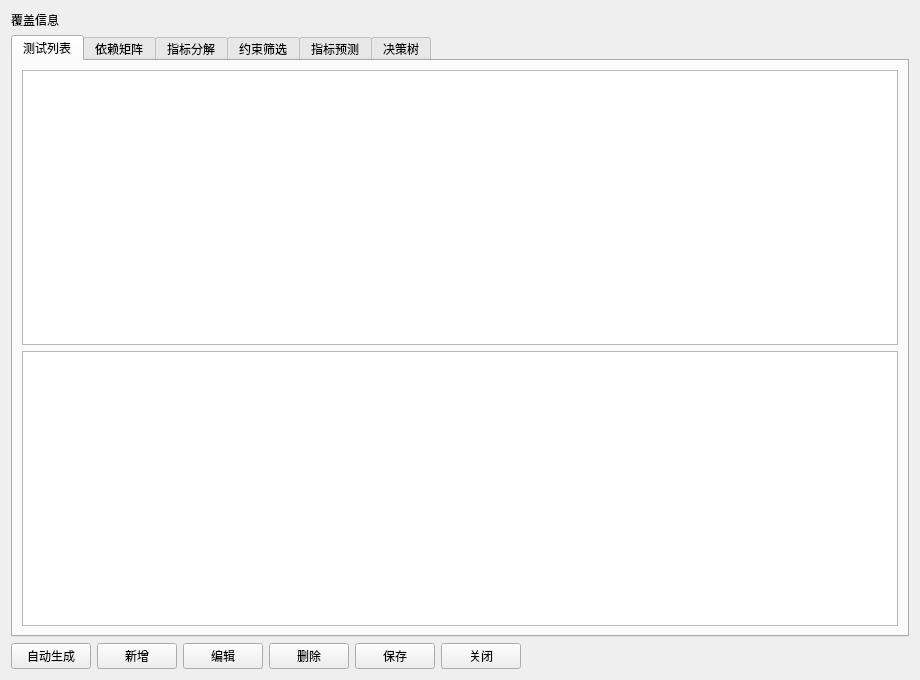
<?xml version="1.0" encoding="UTF-8"?>
<ui version="4.0">
 <class>TestManagementDialog</class>
 <widget class="QDialog" name="TestManagementDialog">
  <property name="geometry">
   <rect>
    <x>0</x>
    <y>0</y>
    <width>920</width>
    <height>680</height>
   </rect>
  </property>
  <property name="windowTitle">
   <string>测试管理</string>
  </property>
  <layout class="QVBoxLayout" name="verticalLayout">
   <item>
    <widget class="QLabel" name="labelCoverage">
     <property name="text">
      <string>覆盖信息</string>
     </property>
    </widget>
   </item>
   <item>
    <widget class="QTabWidget" name="tabWidget">
     <property name="currentIndex">
      <number>0</number>
     </property>
     <widget class="QWidget" name="tabTests">
      <attribute name="title">
       <string>测试列表</string>
      </attribute>
      <layout class="QVBoxLayout" name="verticalLayoutTests">
       <item>
        <widget class="QTableWidget" name="tableTests">
         <property name="selectionBehavior">
          <enum>QAbstractItemView::SelectRows</enum>
         </property>
         <property name="selectionMode">
          <enum>QAbstractItemView::SingleSelection</enum>
         </property>
         <property name="editTriggers">
          <set>QAbstractItemView::NoEditTriggers</set>
         </property>
        </widget>
       </item>
       <item>
        <widget class="QPlainTextEdit" name="plainDetails">
         <property name="readOnly">
          <bool>true</bool>
         </property>
        </widget>
       </item>
      </layout>
     </widget>
     <widget class="QWidget" name="tabMatrix">
      <attribute name="title">
       <string>依赖矩阵</string>
      </attribute>
      <layout class="QVBoxLayout" name="verticalLayoutMatrix">
       <item>
        <layout class="QHBoxLayout" name="layoutMatrixFilter">
         <item>
          <widget class="QLabel" name="labelFilterTest">
           <property name="text">
            <string>测试过滤</string>
           </property>
          </widget>
         </item>
         <item>
          <widget class="QLineEdit" name="editFilterTest">
           <property name="placeholderText">
            <string>输入测试代号，例如 t01</string>
           </property>
          </widget>
         </item>
         <item>
          <widget class="QLabel" name="labelFilterFault">
           <property name="text">
            <string>故障过滤</string>
           </property>
          </widget>
         </item>
         <item>
          <widget class="QLineEdit" name="editFilterFault">
           <property name="placeholderText">
            <string>输入故障代号，例如 f01</string>
           </property>
          </widget>
         </item>
         <item>
          <spacer name="horizontalSpacerMatrix">
           <property name="orientation">
            <enum>Qt::Horizontal</enum>
           </property>
           <property name="sizeHint" stdset="0">
            <size>
             <width>40</width>
             <height>20</height>
            </size>
           </property>
          </spacer>
         </item>
        </layout>
       </item>
       <item>
        <widget class="QTableView" name="viewMatrix">
         <property name="selectionBehavior">
          <enum>QAbstractItemView::SelectItems</enum>
         </property>
         <property name="selectionMode">
          <enum>QAbstractItemView::ExtendedSelection</enum>
         </property>
         <property name="editTriggers">
          <set>QAbstractItemView::NoEditTriggers</set>
         </property>
         <property name="alternatingRowColors">
          <bool>true</bool>
         </property>
        </widget>
       </item>
       <item>
        <widget class="QPlainTextEdit" name="plainMatrixInfo">
         <property name="readOnly">
          <bool>true</bool>
         </property>
        </widget>
       </item>
      </layout>
     </widget>
     <widget class="QWidget" name="tabTargets">
      <attribute name="title">
       <string>指标分解</string>
      </attribute>
      <layout class="QVBoxLayout" name="verticalLayoutTargets">
       <item>
        <layout class="QGridLayout" name="gridLayoutTargets">
         <item row="0" column="0">
          <widget class="QLabel" name="labelTargetDetection">
           <property name="text">
            <string>故障检测率目标</string>
           </property>
          </widget>
         </item>
         <item row="0" column="1">
          <widget class="QDoubleSpinBox" name="spinTargetDetection">
           <property name="maximum">
            <double>1.000000</double>
           </property>
           <property name="singleStep">
            <double>0.050000</double>
           </property>
           <property name="value">
            <double>0.600000</double>
           </property>
          </widget>
         </item>
         <item row="1" column="0">
          <widget class="QLabel" name="labelTargetIsolation">
           <property name="text">
            <string>故障隔离率目标</string>
           </property>
          </widget>
         </item>
         <item row="1" column="1">
          <widget class="QDoubleSpinBox" name="spinTargetIsolation">
           <property name="maximum">
            <double>1.000000</double>
           </property>
           <property name="singleStep">
            <double>0.050000</double>
           </property>
           <property name="value">
            <double>0.500000</double>
           </property>
          </widget>
         </item>
         <item row="0" column="2" rowspan="2">
          <widget class="QPushButton" name="btnApplyTargets">
           <property name="text">
            <string>分配目标</string>
           </property>
          </widget>
         </item>
        </layout>
       </item>
       <item>
        <widget class="QTableWidget" name="tableTargetAllocation">
         <property name="selectionBehavior">
          <enum>QAbstractItemView::SelectRows</enum>
         </property>
         <property name="editTriggers">
          <set>QAbstractItemView::NoEditTriggers</set>
         </property>
        </widget>
       </item>
      </layout>
     </widget>
     <widget class="QWidget" name="tabConstraints">
      <attribute name="title">
       <string>约束筛选</string>
      </attribute>
      <layout class="QVBoxLayout" name="verticalLayoutConstraints">
       <item>
        <layout class="QGridLayout" name="gridLayoutConstraints">
         <item row="0" column="0">
          <widget class="QLabel" name="labelMaxCost">
           <property name="text">
            <string>最大测试费用</string>
           </property>
          </widget>
         </item>
         <item row="0" column="1">
          <widget class="QDoubleSpinBox" name="spinMaxCost">
           <property name="maximum">
            <double>9999.000000</double>
           </property>
           <property name="singleStep">
            <double>1.000000</double>
           </property>
           <property name="value">
            <double>10.000000</double>
           </property>
          </widget>
         </item>
         <item row="1" column="0">
          <widget class="QLabel" name="labelMaxDuration">
           <property name="text">
            <string>最大测试时间</string>
           </property>
          </widget>
         </item>
         <item row="1" column="1">
          <widget class="QDoubleSpinBox" name="spinMaxDuration">
           <property name="maximum">
            <double>9999.000000</double>
           </property>
           <property name="singleStep">
            <double>1.000000</double>
           </property>
           <property name="value">
            <double>10.000000</double>
           </property>
          </widget>
         </item>
         <item row="2" column="0">
          <widget class="QLabel" name="labelMaxCount">
           <property name="text">
            <string>最大测试数量</string>
           </property>
          </widget>
         </item>
         <item row="2" column="1">
          <widget class="QSpinBox" name="spinMaxCount">
           <property name="minimum">
            <number>0</number>
           </property>
           <property name="maximum">
            <number>999</number>
           </property>
           <property name="value">
            <number>0</number>
           </property>
          </widget>
         </item>
         <item row="0" column="2" rowspan="3">
          <widget class="QPushButton" name="btnApplyConstraints">
           <property name="text">
            <string>筛选候选测试</string>
           </property>
          </widget>
         </item>
        </layout>
       </item>
       <item>
        <widget class="QListWidget" name="listCandidateTests"/>
       </item>
      </layout>
     </widget>
     <widget class="QWidget" name="tabPrediction">
      <attribute name="title">
       <string>指标预测</string>
      </attribute>
      <layout class="QVBoxLayout" name="verticalLayoutPrediction">
       <item>
        <widget class="QLabel" name="labelPredictionSummary">
         <property name="text">
          <string>尚未计算预测</string>
         </property>
        </widget>
       </item>
       <item>
        <widget class="QTableWidget" name="tablePredictionBreakdown">
         <property name="selectionBehavior">
          <enum>QAbstractItemView::SelectRows</enum>
         </property>
         <property name="editTriggers">
          <set>QAbstractItemView::NoEditTriggers</set>
         </property>
        </widget>
       </item>
       <item>
        <widget class="QPushButton" name="btnEvaluatePrediction">
         <property name="text">
          <string>重新评估</string>
         </property>
        </widget>
       </item>
      </layout>
     </widget>
     <widget class="QWidget" name="tabDecision">
      <attribute name="title">
       <string>决策树</string>
      </attribute>
      <layout class="QVBoxLayout" name="verticalLayoutDecision">
       <item>
        <widget class="QTreeWidget" name="treeDecision">
         <column>
          <property name="text">
           <string>节点</string>
          </property>
         </column>
        </widget>
       </item>
       <item>
        <widget class="QPlainTextEdit" name="plainDecisionNotes">
         <property name="readOnly">
          <bool>true</bool>
         </property>
        </widget>
       </item>
       <item>
        <widget class="QPushButton" name="btnBuildDecisionTree">
         <property name="text">
          <string>生成决策树</string>
         </property>
        </widget>
       </item>
      </layout>
     </widget>
    </widget>
   </item>
   <item>
    <layout class="QHBoxLayout" name="buttonLayout">
     <item>
      <widget class="QPushButton" name="btnGenerate">
       <property name="text">
        <string>自动生成</string>
       </property>
      </widget>
     </item>
     <item>
      <widget class="QPushButton" name="btnAdd">
       <property name="text">
        <string>新增</string>
       </property>
      </widget>
     </item>
     <item>
      <widget class="QPushButton" name="btnEdit">
       <property name="text">
        <string>编辑</string>
       </property>
      </widget>
     </item>
     <item>
      <widget class="QPushButton" name="btnDelete">
       <property name="text">
        <string>删除</string>
       </property>
      </widget>
     </item>
     <item>
      <widget class="QPushButton" name="btnSave">
       <property name="text">
        <string>保存</string>
       </property>
      </widget>
     </item>
     <item>
      <widget class="QPushButton" name="btnClose">
       <property name="text">
        <string>关闭</string>
       </property>
      </widget>
     </item>
     <item>
      <spacer name="horizontalSpacer">
       <property name="orientation">
        <enum>Qt::Horizontal</enum>
       </property>
       <property name="sizeHint" stdset="0">
        <size>
         <width>40</width>
         <height>20</height>
        </size>
       </property>
      </spacer>
     </item>
    </layout>
   </item>
  </layout>
 </widget>
 <resources/>
 <connections/>
</ui>
